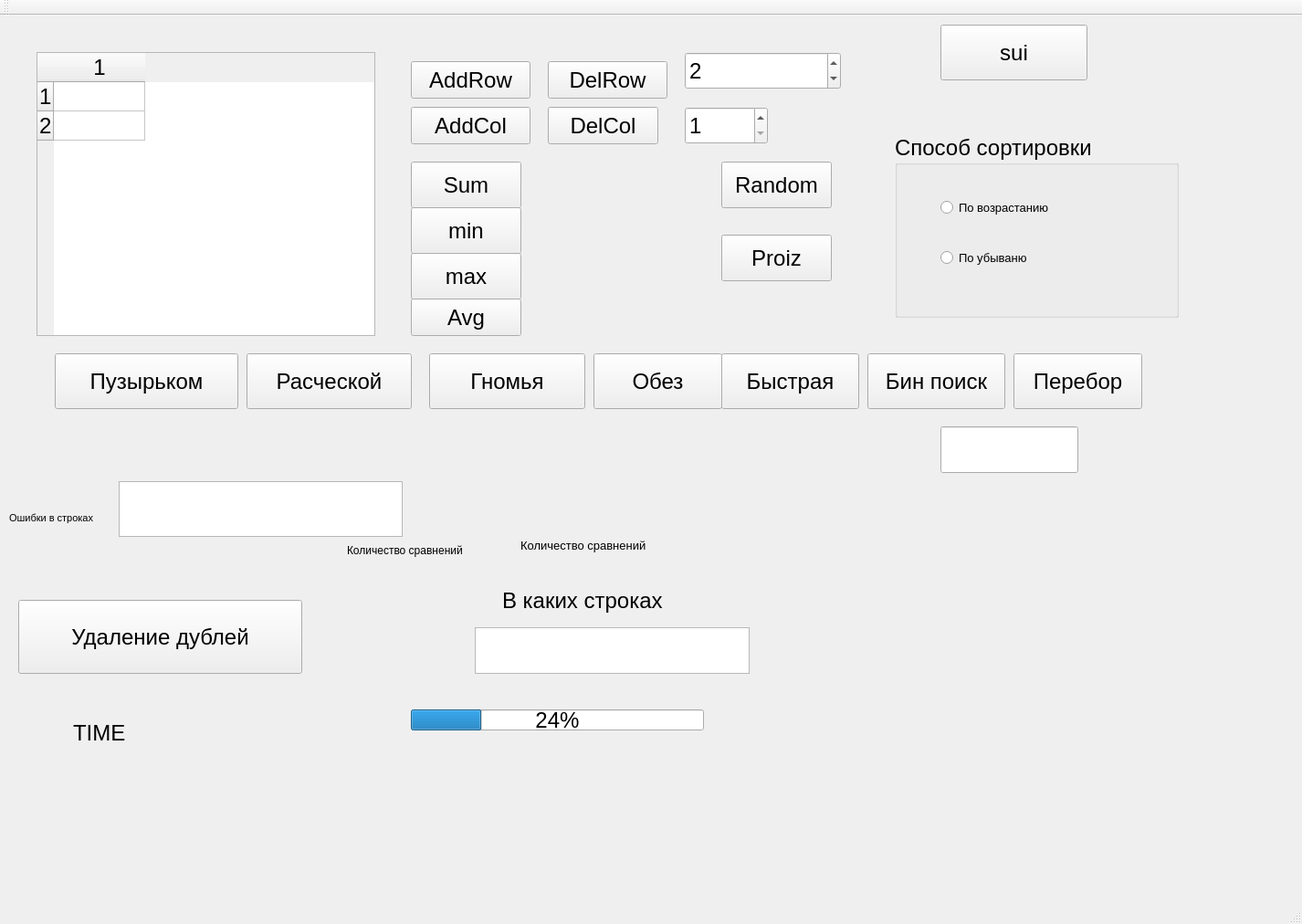
<?xml version="1.0" encoding="UTF-8"?>
<ui version="4.0">
 <class>MainWindow</class>
 <widget class="QMainWindow" name="MainWindow">
  <property name="geometry">
   <rect>
    <x>0</x>
    <y>0</y>
    <width>1426</width>
    <height>1012</height>
   </rect>
  </property>
  <property name="font">
   <font>
    <pointsize>18</pointsize>
   </font>
  </property>
  <property name="windowTitle">
   <string>MainWindow</string>
  </property>
  <widget class="QWidget" name="centralWidget">
   <widget class="QTableWidget" name="tableWidget">
    <property name="geometry">
     <rect>
      <x>40</x>
      <y>40</y>
      <width>371</width>
      <height>311</height>
     </rect>
    </property>
    <property name="rowCount">
     <number>2</number>
    </property>
    <property name="columnCount">
     <number>1</number>
    </property>
    <row/>
    <row/>
    <column/>
   </widget>
   <widget class="QPushButton" name="pushButton_AddRow">
    <property name="geometry">
     <rect>
      <x>450</x>
      <y>50</y>
      <width>131</width>
      <height>41</height>
     </rect>
    </property>
    <property name="text">
     <string>AddRow</string>
    </property>
   </widget>
   <widget class="QPushButton" name="pushButton_DelRow">
    <property name="geometry">
     <rect>
      <x>600</x>
      <y>50</y>
      <width>131</width>
      <height>41</height>
     </rect>
    </property>
    <property name="text">
     <string>DelRow</string>
    </property>
   </widget>
   <widget class="QSpinBox" name="spinBox_Row">
    <property name="geometry">
     <rect>
      <x>750</x>
      <y>40</y>
      <width>171</width>
      <height>41</height>
     </rect>
    </property>
    <property name="minimum">
     <number>1</number>
    </property>
    <property name="maximum">
     <number>10000000</number>
    </property>
    <property name="value">
     <number>2</number>
    </property>
   </widget>
   <widget class="QPushButton" name="pushButton_Sum">
    <property name="geometry">
     <rect>
      <x>450</x>
      <y>160</y>
      <width>121</width>
      <height>51</height>
     </rect>
    </property>
    <property name="text">
     <string>Sum</string>
    </property>
   </widget>
   <widget class="QLabel" name="label_Sum">
    <property name="geometry">
     <rect>
      <x>610</x>
      <y>170</y>
      <width>151</width>
      <height>31</height>
     </rect>
    </property>
    <property name="text">
     <string/>
    </property>
   </widget>
   <widget class="QPushButton" name="pushButton_Random">
    <property name="geometry">
     <rect>
      <x>790</x>
      <y>160</y>
      <width>121</width>
      <height>51</height>
     </rect>
    </property>
    <property name="text">
     <string>Random</string>
    </property>
   </widget>
   <widget class="QPushButton" name="pushButton">
    <property name="geometry">
     <rect>
      <x>450</x>
      <y>210</y>
      <width>121</width>
      <height>51</height>
     </rect>
    </property>
    <property name="text">
     <string>min</string>
    </property>
   </widget>
   <widget class="QLabel" name="label_min">
    <property name="geometry">
     <rect>
      <x>610</x>
      <y>210</y>
      <width>151</width>
      <height>41</height>
     </rect>
    </property>
    <property name="text">
     <string/>
    </property>
   </widget>
   <widget class="QPushButton" name="pushButton_max">
    <property name="geometry">
     <rect>
      <x>450</x>
      <y>260</y>
      <width>121</width>
      <height>51</height>
     </rect>
    </property>
    <property name="text">
     <string>max</string>
    </property>
   </widget>
   <widget class="QLabel" name="label_max">
    <property name="geometry">
     <rect>
      <x>610</x>
      <y>260</y>
      <width>161</width>
      <height>41</height>
     </rect>
    </property>
    <property name="text">
     <string/>
    </property>
   </widget>
   <widget class="QLabel" name="label_avg">
    <property name="geometry">
     <rect>
      <x>610</x>
      <y>310</y>
      <width>131</width>
      <height>51</height>
     </rect>
    </property>
    <property name="text">
     <string/>
    </property>
   </widget>
   <widget class="QPushButton" name="pushButton_avg">
    <property name="geometry">
     <rect>
      <x>450</x>
      <y>310</y>
      <width>121</width>
      <height>41</height>
     </rect>
    </property>
    <property name="text">
     <string>Avg</string>
    </property>
   </widget>
   <widget class="QPushButton" name="pushButton_puz">
    <property name="geometry">
     <rect>
      <x>60</x>
      <y>370</y>
      <width>201</width>
      <height>61</height>
     </rect>
    </property>
    <property name="text">
     <string>Пузырьком</string>
    </property>
   </widget>
   <widget class="QPushButton" name="pushButton_addCol">
    <property name="geometry">
     <rect>
      <x>450</x>
      <y>100</y>
      <width>131</width>
      <height>41</height>
     </rect>
    </property>
    <property name="text">
     <string>AddCol</string>
    </property>
   </widget>
   <widget class="QPushButton" name="pushButton_DelCol">
    <property name="geometry">
     <rect>
      <x>600</x>
      <y>100</y>
      <width>121</width>
      <height>41</height>
     </rect>
    </property>
    <property name="text">
     <string>DelCol</string>
    </property>
   </widget>
   <widget class="QPushButton" name="pushButton_proiz">
    <property name="geometry">
     <rect>
      <x>790</x>
      <y>240</y>
      <width>121</width>
      <height>51</height>
     </rect>
    </property>
    <property name="text">
     <string>Proiz</string>
    </property>
   </widget>
   <widget class="QLabel" name="label_proiz">
    <property name="geometry">
     <rect>
      <x>940</x>
      <y>240</y>
      <width>221</width>
      <height>41</height>
     </rect>
    </property>
    <property name="text">
     <string/>
    </property>
   </widget>
   <widget class="QSpinBox" name="spinBox_Column">
    <property name="geometry">
     <rect>
      <x>750</x>
      <y>100</y>
      <width>91</width>
      <height>41</height>
     </rect>
    </property>
    <property name="minimum">
     <number>1</number>
    </property>
    <property name="maximum">
     <number>200</number>
    </property>
    <property name="value">
     <number>1</number>
    </property>
   </widget>
   <widget class="QPushButton" name="pushButton_rasch">
    <property name="geometry">
     <rect>
      <x>270</x>
      <y>370</y>
      <width>181</width>
      <height>61</height>
     </rect>
    </property>
    <property name="text">
     <string>Расческой</string>
    </property>
   </widget>
   <widget class="QPushButton" name="pushButton_gnom">
    <property name="geometry">
     <rect>
      <x>470</x>
      <y>370</y>
      <width>171</width>
      <height>61</height>
     </rect>
    </property>
    <property name="text">
     <string>Гномья</string>
    </property>
   </widget>
   <widget class="QPushButton" name="pushButton_quick">
    <property name="geometry">
     <rect>
      <x>790</x>
      <y>370</y>
      <width>151</width>
      <height>61</height>
     </rect>
    </property>
    <property name="text">
     <string>Быстрая</string>
    </property>
   </widget>
   <widget class="QPushButton" name="pushButton_sui">
    <property name="geometry">
     <rect>
      <x>1030</x>
      <y>10</y>
      <width>161</width>
      <height>61</height>
     </rect>
    </property>
    <property name="text">
     <string>sui</string>
    </property>
   </widget>
   <widget class="QPushButton" name="pushButton_mon">
    <property name="geometry">
     <rect>
      <x>650</x>
      <y>370</y>
      <width>141</width>
      <height>61</height>
     </rect>
    </property>
    <property name="text">
     <string>Обез</string>
    </property>
   </widget>
   <widget class="QLabel" name="label_time">
    <property name="geometry">
     <rect>
      <x>80</x>
      <y>740</y>
      <width>181</width>
      <height>91</height>
     </rect>
    </property>
    <property name="text">
     <string>TIME</string>
    </property>
   </widget>
   <widget class="QPushButton" name="pushButton_perebor">
    <property name="geometry">
     <rect>
      <x>1110</x>
      <y>370</y>
      <width>141</width>
      <height>61</height>
     </rect>
    </property>
    <property name="text">
     <string>Перебор</string>
    </property>
   </widget>
   <widget class="QLineEdit" name="lineEdit_sort">
    <property name="geometry">
     <rect>
      <x>1030</x>
      <y>450</y>
      <width>151</width>
      <height>51</height>
     </rect>
    </property>
   </widget>
   <widget class="QLabel" name="label_forfind">
    <property name="geometry">
     <rect>
      <x>550</x>
      <y>620</y>
      <width>241</width>
      <height>41</height>
     </rect>
    </property>
    <property name="text">
     <string>В каких строках</string>
    </property>
   </widget>
   <widget class="QPushButton" name="pushButton_bin_search">
    <property name="geometry">
     <rect>
      <x>950</x>
      <y>370</y>
      <width>151</width>
      <height>61</height>
     </rect>
    </property>
    <property name="text">
     <string>Бин поиск</string>
    </property>
   </widget>
   <widget class="QLabel" name="label_srav">
    <property name="geometry">
     <rect>
      <x>570</x>
      <y>560</y>
      <width>191</width>
      <height>41</height>
     </rect>
    </property>
    <property name="font">
     <font>
      <pointsize>10</pointsize>
     </font>
    </property>
    <property name="text">
     <string>Количество сравнений</string>
    </property>
   </widget>
   <widget class="QListWidget" name="listWidget">
    <property name="geometry">
     <rect>
      <x>520</x>
      <y>670</y>
      <width>301</width>
      <height>51</height>
     </rect>
    </property>
    <property name="font">
     <font>
      <pointsize>12</pointsize>
     </font>
    </property>
   </widget>
   <widget class="QPushButton" name="pushButton_2">
    <property name="geometry">
     <rect>
      <x>20</x>
      <y>640</y>
      <width>311</width>
      <height>81</height>
     </rect>
    </property>
    <property name="text">
     <string>Удаление дублей</string>
    </property>
   </widget>
   <widget class="QLabel" name="label_picture">
    <property name="geometry">
     <rect>
      <x>910</x>
      <y>520</y>
      <width>281</width>
      <height>241</height>
     </rect>
    </property>
    <property name="text">
     <string/>
    </property>
    <property name="pixmap">
     <pixmap>../../../Pictures/question.png</pixmap>
    </property>
   </widget>
   <widget class="QLabel" name="label">
    <property name="geometry">
     <rect>
      <x>380</x>
      <y>570</y>
      <width>161</width>
      <height>31</height>
     </rect>
    </property>
    <property name="font">
     <font>
      <pointsize>9</pointsize>
     </font>
    </property>
    <property name="text">
     <string>Количество сравнений</string>
    </property>
   </widget>
   <widget class="QGroupBox" name="groupBox">
    <property name="geometry">
     <rect>
      <x>980</x>
      <y>130</y>
      <width>311</width>
      <height>201</height>
     </rect>
    </property>
    <property name="title">
     <string>Способ сортировки</string>
    </property>
    <widget class="QRadioButton" name="radioButton_more">
     <property name="geometry">
      <rect>
       <x>50</x>
       <y>60</y>
       <width>201</width>
       <height>41</height>
      </rect>
     </property>
     <property name="font">
      <font>
       <pointsize>10</pointsize>
      </font>
     </property>
     <property name="text">
      <string>По возрастанию </string>
     </property>
    </widget>
    <widget class="QRadioButton" name="radioButton_less">
     <property name="geometry">
      <rect>
       <x>50</x>
       <y>120</y>
       <width>161</width>
       <height>31</height>
      </rect>
     </property>
     <property name="font">
      <font>
       <pointsize>10</pointsize>
      </font>
     </property>
     <property name="text">
      <string>По убываню</string>
     </property>
    </widget>
   </widget>
   <widget class="QListWidget" name="listWidget_error">
    <property name="geometry">
     <rect>
      <x>130</x>
      <y>510</y>
      <width>311</width>
      <height>61</height>
     </rect>
    </property>
   </widget>
   <widget class="QLabel" name="label_2">
    <property name="geometry">
     <rect>
      <x>10</x>
      <y>510</y>
      <width>141</width>
      <height>81</height>
     </rect>
    </property>
    <property name="font">
     <font>
      <pointsize>8</pointsize>
     </font>
    </property>
    <property name="text">
     <string>Ошибки в строках </string>
    </property>
   </widget>
   <widget class="QLabel" name="label_success">
    <property name="geometry">
     <rect>
      <x>90</x>
      <y>440</y>
      <width>641</width>
      <height>61</height>
     </rect>
    </property>
    <property name="text">
     <string/>
    </property>
   </widget>
   <widget class="QProgressBar" name="progressBar_deldub">
    <property name="geometry">
     <rect>
      <x>450</x>
      <y>760</y>
      <width>321</width>
      <height>23</height>
     </rect>
    </property>
    <property name="value">
     <number>24</number>
    </property>
   </widget>
  </widget>
  <widget class="QMenuBar" name="menuBar">
   <property name="geometry">
    <rect>
     <x>0</x>
     <y>0</y>
     <width>1426</width>
     <height>26</height>
    </rect>
   </property>
  </widget>
  <widget class="QToolBar" name="mainToolBar">
   <attribute name="toolBarArea">
    <enum>TopToolBarArea</enum>
   </attribute>
   <attribute name="toolBarBreak">
    <bool>false</bool>
   </attribute>
  </widget>
  <widget class="QStatusBar" name="statusBar"/>
 </widget>
 <layoutdefault spacing="6" margin="11"/>
 <resources/>
 <connections/>
</ui>
